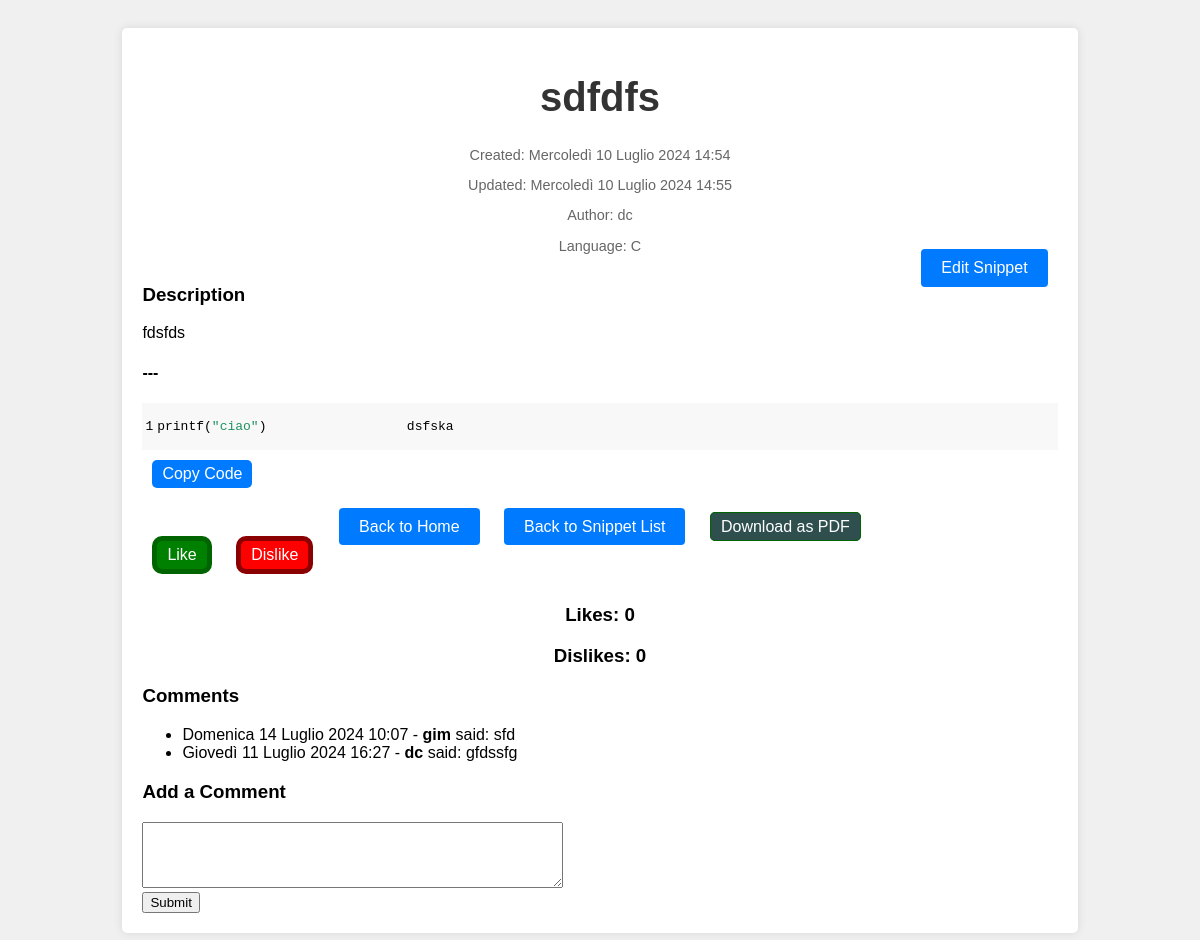
The page /snippets/13/ on the database its author committed.
### snippets/models.py (models this page shows, shortened)
class Snippet(models.Model):
    title = models.CharField(max_length=255)
    language = models.ForeignKey(Language, related_name='snippets', on_delete=models.CASCADE)
    author = models.ForeignKey(User, related_name='snippets', on_delete=models.CASCADE)
    description = models.TextField()
    description_html = models.TextField(editable=False)
    code = models.TextField()
    highlighted_code = models.TextField(editable=False)
    pub_date = models.DateTimeField(default=timezone.now, editable=False)
    update_date = models.DateTimeField(default=timezone.now, editable=False)
    tags = models.CharField(max_length=255, default='')
    class Meta:
        ordering = ['-pub_date']
    def get_likes(self):
        return self.ratings.filter(rating=Rating.LIKE).count()
    def get_dislikes(self):
        return self.ratings.filter(rating=Rating.DISLIKE).count()

class Language(models.Model):
    name = models.CharField(max_length=100)
    slug = models.SlugField(unique=True)  # Readable string
    language_code = models.CharField(max_length=50)
    class Meta:
        ordering = ['name']
    def __str__(self):
        return self.name

class Comment(models.Model):
    snippet = models.ForeignKey(Snippet, related_name='comments', on_delete=models.CASCADE)
    author = models.ForeignKey(User, related_name='comments', on_delete=models.CASCADE)
    content = models.TextField()
    pub_date = models.DateTimeField(default=timezone.now)
    class Meta:
        ordering = ['-pub_date']

### snippets/views/snippets.py (the view)
# urls.py: path('<int:pk>/', SnippetDetailView.as_view(), name='snippet_detail'),
class SnippetDetailView(DetailView):
    model = Snippet
    template_name = 'snippets/templates/snippets/snippet_detail.html'
    context_object_name = 'snippet'
    def get_context_data(self, **kwargs):
        context = super().get_context_data(**kwargs)
        snippet = self.get_object()
        context['user'] = self.request.user
        if self.request.user.is_authenticated:
            context['bookmarked'] = self.request.user.bookmarks.filter(snippet=snippet).exists()
        else:
            context['bookmarked'] = False
        return context

### snippets/templates/snippets/snippet_detail.html (shortened to what this page needs)
{% extends 'tatum24/templates/base.html' %}
{% load static %}
{% block css %}
    <link rel="stylesheet" href="{% static 'css/snippet_detail.css' %}">
    <link rel="stylesheet" href="{% static 'css/pygments.css' %}">
{% endblock %}
{% block content %}
    <div class="container">
        <header>
            <h1>{{ snippet.title }}</h1>
            <p class="meta">Created: {{ snippet.pub_date }}</p>
            <p class="meta">Updated: {{ snippet.update_date }}</p>
            <p class="meta">Author: {{ snippet.author }}</p>
            <p class="meta">Language: {{ snippet.language }}</p>
        </header>
        <main>
            {% if snippet.author%}
                <a href="{% url 'edit_snippet' snippet.pk %}" class="btn btn-primary edit-btn">Edit Snippet</a>
            {% endif %}
            <h3>Description</h3>
            <div class="code-highlight">
                {{ snippet.description_html | safe }}
            </div>
            <h4>---</h4>
            <div class="snippet-code highlight">{{ snippet.highlighted_code | safe }}</div>
            <button class="copy-btn btn" onclick="copyToClipboard()">Copy Code</button>
        </main>
        <footer class="mt-4">
            <a href="{% url 'home' %}" class="btn btn-secondary">Back to Home</a>
            <a href="{% url 'snippet_list' %}" class="btn btn-secondary">Back to Snippet List</a>
            <a id="download-pdf-btn" href="{% url 'download_pdf' snippet.pk %}" class="PDF btn">Download as PDF</a>
        </footer>
        <form action="{% url 'rate_snippet' snippet.pk %}" method="post">
            {% if snippet.user_rating == 'like' %}
                <button type="button" class="btn liked" disabled>Liked</button>
                <button type="submit" name="rating" value="dislike" class="btn disliked">Dislike</button>
            {% elif snippet.user_rating == 'dislike' %}
                <button type="submit" name="rating" value="like" class="btn liked">Like</button>
                <button type="button" class="btn disliked" disabled>Disliked</button>
            {% else %}
                <button type="submit" name="rating" value="like" class="btn liked">Like</button>
                <button type="submit" name="rating" value="dislike" class="btn disliked">Dislike</button>
            {% endif %}
        </form>
        <footer>
            <h3>Likes: {{ snippet.get_likes }}</h3>
            <h3>Dislikes: {{ snippet.get_dislikes }}</h3>
        </footer>
        {% if snippet.comments.all %}
            <h3>Comments</h3>
            <ul>
                {% for comment in snippet.comments.all %}
                    <li>
                        {{ comment.pub_date }} - <strong>{{ comment.author.username }}</strong>
                        said: {{ comment.content }}
                    </li>
                {% endfor %}
            </ul>
        {% else %}
            <p>No comments yet.</p>
        {% endif %}
        <h3>Add a Comment</h3>
        <form method="post" action="{% url 'add_comment' snippet.pk %}">
            <textarea name="content" rows="4" cols="50"></textarea><br>
            <input type="submit" value="Submit">
        </form>
    </div>
{% endblock %}

### static/css/snippet_detail.css (style rules this page uses)
body { font-family: Arial, sans-serif; background-color: #f0f0f0; padding: 20px; }
.container { width: 80%; max-width: 1200px; margin: 0 auto; background-color: #fff; border-radius: 5px; box-shadow: 0 0 10px rgba(0, 0, 0, 0.1); padding: 20px; }
header { text-align: center; margin-bottom: 30px; }
header h1 { font-size: 2.5rem; color: #333; }
.meta { font-size: 0.9rem; color: #666; }
main { text-align: left; }
footer { margin-top: 30px; text-align: center; }
.btn { padding: 10px 20px; font-size: 1rem; background-color: #007bff; color: #fff; border: none; border-radius: 4px; cursor: pointer; text-decoration: none; margin: 0 10px; }

### static/css/pygments.css (style rules this page uses)
.highlight { background: #f8f8f8; }
.highlight .s { color: #219161 }
.highlight .w { color: #bbbbbb }

### snippets/templates/snippets/snippet_detail.html (style rules this page uses)
.edit-btn { float: right; margin-top: -35px; margin-right: 10px; }
.disliked { background-color: red; color: white; border: 5px solid darkred; padding: 5px 10px; border-radius: 10px; }
.liked { background-color: green; color: white; border: 5px solid darkgreen; padding: 5px 10px; border-radius: 10px; }
.PDF { background-color: darkslategray; color: white; border: 1px solid darkgreen; padding: 5px 10px; border-radius: 5px; }
.copy-btn { background-color: #007bff; color: white; margin-top: 10px; border: none; padding: 5px 10px; border-radius: 5px; margin-left: 10px; cursor: pointer; }

### rows shown on the page
Snippet: title "sdfdfs", pub_date "Mercoledì 10 Luglio 2024 14:54", update_date "Mercoledì 10 Luglio 2024 14:55", author "dc", language "C", description_html "fdsfds", highlighted_code "1 printf ( \"ciao\" ) dsfska", get_likes "0", get_dislikes "0"
Comment: pub_date "Domenica 14 Luglio 2024 10:07", author.username "gim", content "sfd"
Comment: pub_date "Giovedì 11 Luglio 2024 16:27", author.username "dc", content "gfdssfg"
